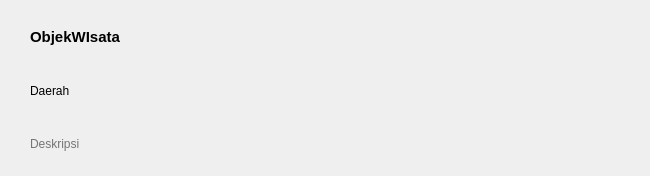
<?xml version="1.0" encoding="UTF-8"?>
<ui version="4.0">
 <class>Dialog</class>
 <widget class="QDialog" name="Dialog">
  <property name="geometry">
   <rect>
    <x>0</x>
    <y>0</y>
    <width>650</width>
    <height>176</height>
   </rect>
  </property>
  <property name="windowTitle">
   <string>Dialog</string>
  </property>
  <widget class="QWidget" name="verticalLayoutWidget">
   <property name="geometry">
    <rect>
     <x>10</x>
     <y>10</y>
     <width>631</width>
     <height>161</height>
    </rect>
   </property>
   <layout class="QVBoxLayout" name="verticalLayout">
    <property name="spacing">
     <number>0</number>
    </property>
    <property name="leftMargin">
     <number>20</number>
    </property>
    <item>
     <widget class="QLabel" name="namaObjek">
      <property name="font">
       <font>
        <pointsize>11</pointsize>
        <weight>75</weight>
        <bold>true</bold>
       </font>
      </property>
      <property name="text">
       <string>ObjekWIsata</string>
      </property>
     </widget>
    </item>
    <item>
     <widget class="QLabel" name="daerahObjek">
      <property name="font">
       <font>
        <pointsize>9</pointsize>
       </font>
      </property>
      <property name="text">
       <string>Daerah</string>
      </property>
     </widget>
    </item>
    <item>
     <widget class="QLabel" name="deskripsiObjek">
      <property name="font">
       <font>
        <pointsize>9</pointsize>
       </font>
      </property>
      <property name="styleSheet">
       <string notr="true">color:rgb(117, 117, 117)</string>
      </property>
      <property name="text">
       <string>Deskripsi</string>
      </property>
     </widget>
    </item>
   </layout>
  </widget>
 </widget>
 <resources/>
 <connections/>
</ui>
